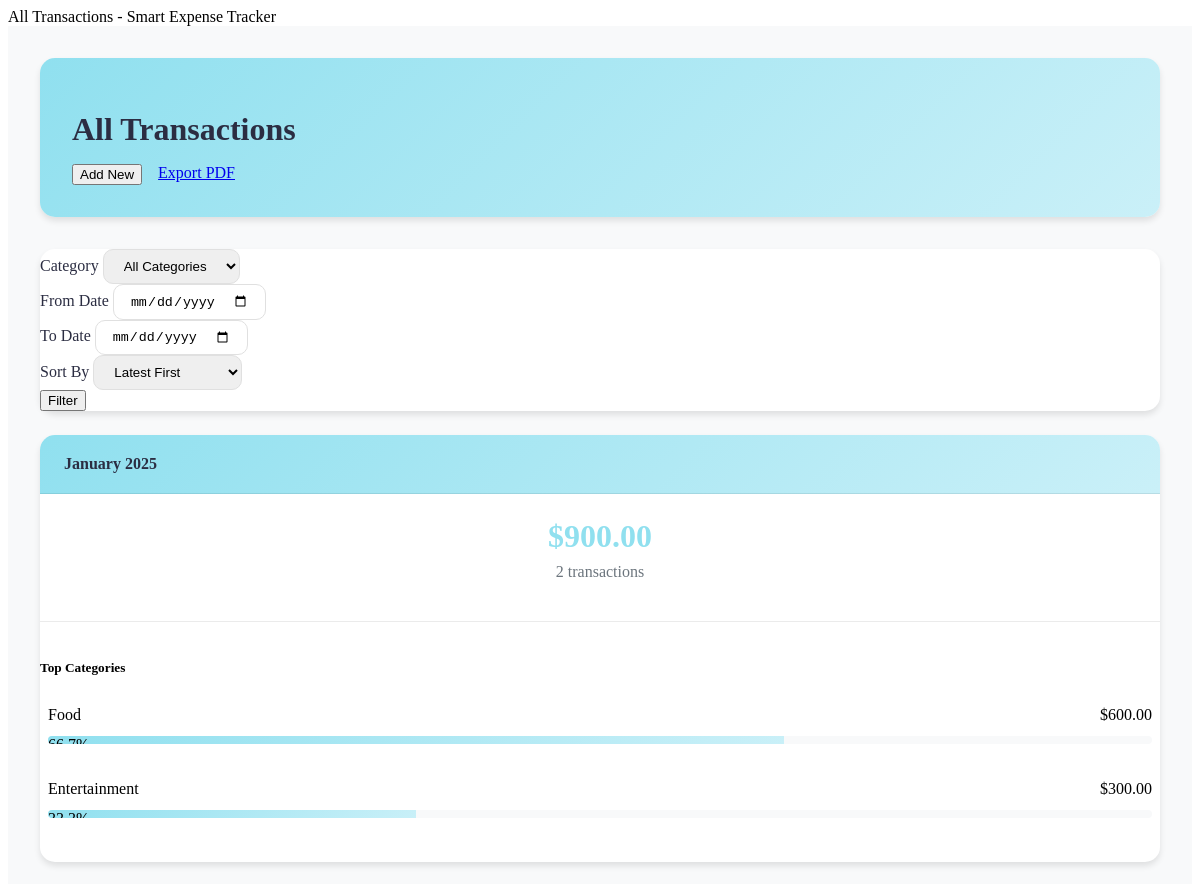
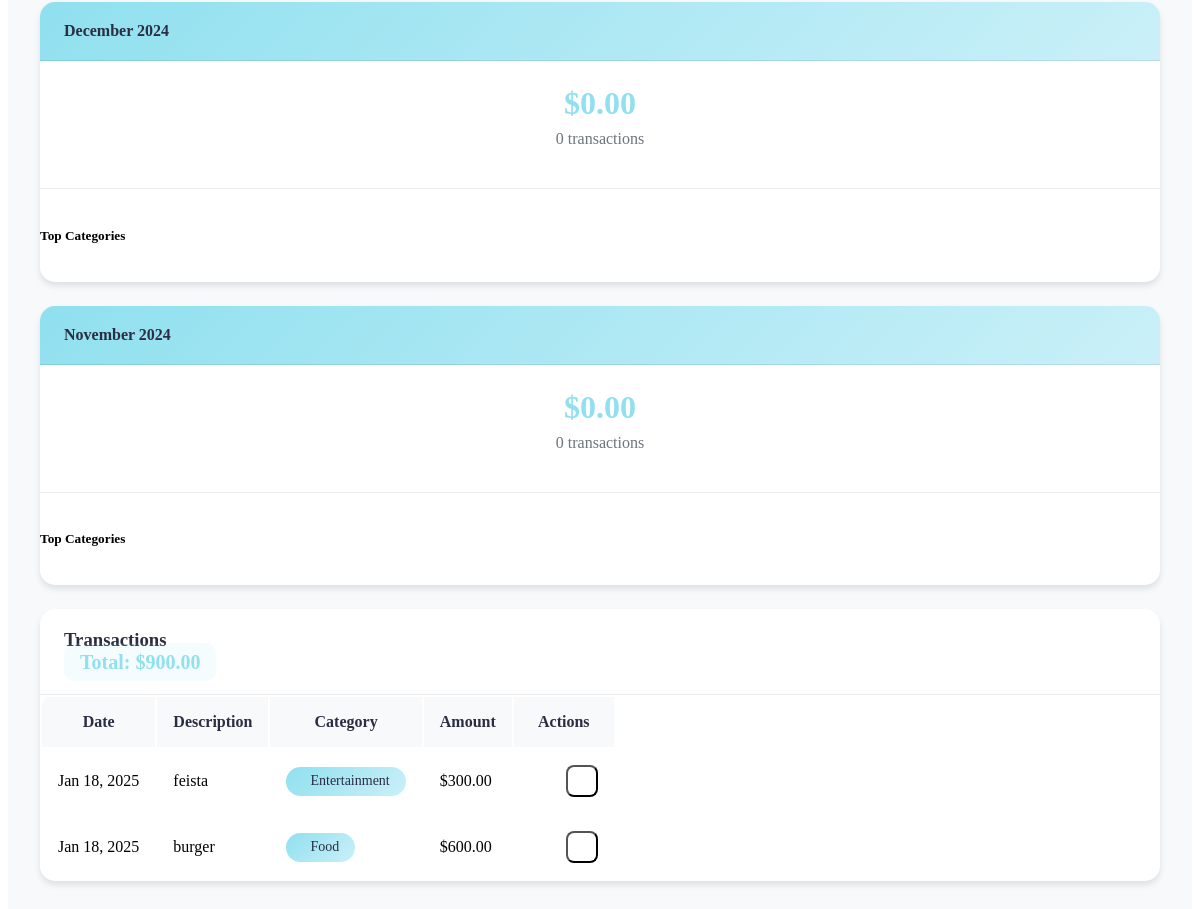
Screenshot of /expense-list/ (signed in) with the database file from the repository (2 pictures, top to bottom).
### Expenses/models.py (models this page shows, shortened)
class Expense(models.Model):
    RECURRING_CHOICES = [
        ('none', 'None'),
        ('daily', 'Daily'),
        ('weekly', 'Weekly'),
        ('monthly', 'Monthly'),
        ('yearly', 'Yearly'),
    ]
    user = models.ForeignKey(User, on_delete=models.CASCADE)
    category = models.ForeignKey(Category, on_delete=models.SET_NULL, null=True, blank=True)
    amount = models.DecimalField(
        max_digits=10,
        decimal_places=2,
        validators=[MinValueValidator(0.01)]
    )
    description = models.CharField(max_length=200)
    date = models.DateField()
    recurring = models.CharField(
        max_length=10,
        choices=RECURRING_CHOICES,
        default='none'
    )
    created_at = models.DateTimeField(auto_now_add=True)
    updated_at = models.DateTimeField(auto_now=True)

class Category(models.Model):
    name = models.CharField(max_length=100)
    user = models.ForeignKey(User, on_delete=models.CASCADE)
    budget = models.DecimalField(
        max_digits=10,
        decimal_places=2,
        validators=[MinValueValidator(0)],
        default=0
    )
    class Meta:
        verbose_name_plural = 'Categories'
        unique_together = ['name', 'user']

### Expenses/views.py (the view)
# urls.py: path('expense-list/', views.expense_list, name='expense_list'),
@login_required(login_url='login')
def expense_list(request):
    category = request.GET.get('category')
    date_from = request.GET.get('date_from')
    date_to = request.GET.get('date_to')
    sort_by = request.GET.get('sort_by', '-date')  # Default sort by date descending
    expenses = Expense.objects.filter(user=request.user)
    if category:
        expenses = expenses.filter(category_id=category)
    if date_from:
        expenses = expenses.filter(date__gte=date_from)
    if date_to:
        expenses = expenses.filter(date__lte=date_to)
    expenses = expenses.order_by(sort_by)
    categories = Category.objects.filter(user=request.user)
    total_amount = expenses.aggregate(total=Sum('amount'))['total'] or 0
    today = datetime.now().date()
    monthly_comparisons = []
    for month_offset in range(3):
        month_date = today - timedelta(days=30 * month_offset)
        month_start = month_date.replace(day=1)
        if month_offset < 2:
            month_end = (month_start + timedelta(days=32)).replace(day=1) - timedelta(days=1)
        else:
            month_end = month_date
        month_data = Expense.objects.filter(
            user=request.user,
            date__gte=month_start,
            date__lte=month_end
        )
        month_total = month_data.aggregate(total=Sum('amount'))['total'] or 0
        top_categories = month_data.values(
            'category__name'
        ).annotate(
            total=Sum('amount')
        ).order_by('-total')[:3]  # Get top 3 categories
        for category in top_categories:
            category['percentage'] = (category['total'] / month_total * 100) if month_total > 0 else 0
            category['total'] = float(category['total'])
        monthly_comparisons.append({
            'month': month_start.strftime('%B %Y'),
            'total': float(month_total),
            'top_categories': list(top_categories),
            'transaction_count': month_data.count()
        })
    context = {
        'expenses': expenses,
        'categories': categories,
        'total_amount': total_amount,
        'selected_category': category,
        'date_from': date_from,
        'date_to': date_to,
        'sort_by': sort_by,
        'monthly_comparisons': monthly_comparisons
    }
    return render(request, 'expenses/expense_list.html', context)

### Expenses/templates/expenses/expense_list.html (shortened to what this page needs)
{% extends 'base.html' %}
{% load static %}
{% block css_files %}
<link rel="stylesheet" href="{% static 'css/expense_list.css' %}">
{% endblock %}
{% block content %}
<div class="dashboard-container">
    <main class="main-content">
        <div class="container">
            <div class="dashboard-header">
                <h1>All Transactions</h1>
                <div class="header-actions">
                    <button class="btn btn-primary" data-bs-toggle="modal" data-bs-target="#addExpenseModal">
                         Add New
                    </button>
                    <a href="{% url 'export_expenses' %}" class="btn btn-outline-primary">
                         Export PDF
                    </a>
                </div>
            </div>
            <div class="card mb-4">
                <div class="card-body">
                    <form method="get" class="row g-3 align-items-end">
                        <div class="col-md-3">
                            <label class="form-label">Category</label>
                            <select name="category" class="form-select">
                                <option value="">All Categories</option>
                            </select>
                        </div>
                        <div class="col-md-3">
                            <label class="form-label">From Date</label>
                            <input type="date" name="date_from" class="form-control" value="{{ date_from|default:'' }}">
                        </div>
                        <div class="col-md-3">
                            <label class="form-label">To Date</label>
                            <input type="date" name="date_to" class="form-control" value="{{ date_to|default:'' }}">
                        </div>
                        <div class="col-md-2">
                            <label class="form-label">Sort By</label>
                            <select name="sort_by" class="form-select">
                                <option value="-date" {% if sort_by == '-date' %}selected{% endif %}>Latest First</option>
                            </select>
                        </div>
                        <div class="col-md-1">
                            <button type="submit" class="btn btn-primary w-100">Filter</button>
                        </div>
                    </form>
                </div>
            </div>
            <div class="row mb-4">
                {% for month in monthly_comparisons %}
                <div class="col-md-4">
                    <div class="card monthly-comparison-card">
                        <div class="card-header">
                            <h4>{{ month.month }}</h4>
                        </div>
                        <div class="card-body">
                            <div class="month-total">
                                <h3>${{ month.total|floatformat:2 }}</h3>
                                <p>{{ month.transaction_count }} transactions</p>
                            </div>
                            <div class="top-categories">
                                <h5>Top Categories</h5>
                                {% for category in month.top_categories %}
                                <div class="category-item">
                                    <div class="category-info">
                                        <span class="category-name">{{ category.category__name|default:"Uncategorized" }}</span>
                                        <span class="category-amount">${{ category.total|floatformat:2 }}</span>
                                    </div>
                                    <div class="progress">
                                        <div class="progress-bar"
                                             style="width: {{ category.percentage|floatformat:1 }}%"
                                             role="progressbar">
                                            {{ category.percentage|floatformat:1 }}%
                                        </div>
                                    </div>
                                </div>
                                {% endfor %}
                            </div>
                        </div>
                    </div>
                </div>
                {% endfor %}
            </div>
            <div class="card">
                <div class="card-header d-flex justify-content-between align-items-center">
                    <h3>Transactions</h3>
                    <span class="total-amount">Total: ${{ total_amount|floatformat:2 }}</span>
                </div>
                <div class="card-body">
                    <div class="table-responsive">
                        <table class="table">
                            <thead>
                                <tr>
                                    <th>Date</th>
                                    <th>Description</th>
                                    <th>Category</th>
                                    <th>Amount</th>
                                    <th>Actions</th>
                                </tr>
                            </thead>
                            <tbody>
                                {% for expense in expenses %}
                                <tr>
                                    <td>{{ expense.date|date:"M d, Y" }}</td>
                                    <td>{{ expense.description }}</td>
                                    <td>
                                        <span class="category-badge">
                                            {{ expense.category.name|default:"Uncategorized" }}
                                        </span>
                                    </td>
                                    <td>${{ expense.amount|floatformat:2 }}</td>
                                    <td>
                                        <a href="{% url 'edit_expense' expense.id %}" class="btn btn-icon" title="Edit">
                                        </a>
                                        <button class="btn btn-icon delete-expense" data-expense-id="{{ expense.id }}" title="Delete">
                                        </button>
                                    </td>
                                </tr>
                                {% empty %}
                                <tr>
                                    <td colspan="5" class="text-center">No transactions found.</td>
                                </tr>
                                {% endfor %}
                            </tbody>
                        </table>
                    </div>
                </div>
            </div>
        </div>
    </main>
</div>
{% endblock %}

### Expenses/static/css/expense_list.css (style rules this page uses)
:root { --primary-gradient: linear-gradient(135deg, #90e0ef 0%, #caf0f8 100%); --card-shadow: 0 4px 6px rgba(0, 0, 0, 0.1); --hover-shadow: 0 8px 15px rgba(0, 0, 0, 0.15); --border-radius: 15px; --transition: all 0.3s ease; }
.main-content { padding: 2rem; background-color: #f8f9fa; min-height: 100vh; }
.dashboard-header { background: var(--primary-gradient); border-radius: var(--border-radius); padding: 2rem; margin-bottom: 2rem; box-shadow: var(--card-shadow); transition: var(--transition); }
.dashboard-header h1 { color: #2b2d42; font-size: 2rem; margin-bottom: 0.5rem; }
.header-actions { display: flex; gap: 1rem; margin-top: 1rem; }
.card { border: none; border-radius: var(--border-radius); box-shadow: var(--card-shadow); transition: var(--transition); background: white; margin-bottom: 1.5rem; }
.card-header { background: transparent; border-bottom: 1px solid rgba(0, 0, 0, 0.08); padding: 1.25rem 1.5rem; }
.card-header h3, .card-header h4 { margin: 0; color: #2b2d42; font-weight: 600; }
.form-label { font-weight: 500; color: #2b2d42; margin-bottom: 0.5rem; }
.form-select, .form-control { border-radius: 10px; border: 1px solid #e0e0e0; padding: 0.5rem 1rem; transition: var(--transition); }
.monthly-comparison-card { height: 100%; transition: var(--transition); }
.monthly-comparison-card .card-header { background: var(--primary-gradient); color: #2b2d42; border-radius: var(--border-radius) var(--border-radius) 0 0; }
.month-total { text-align: center; padding: 1.5rem 0; border-bottom: 1px solid rgba(0, 0, 0, 0.08); }
.month-total h3 { color: #90e0ef; font-size: 2rem; font-weight: 700; margin: 0; }
.month-total p { color: #6c757d; margin-top: 0.5rem; }
.top-categories { padding: 1rem 0; }
.category-item { margin-bottom: 1.25rem; padding: 0.5rem; border-radius: 10px; transition: var(--transition); }
.category-info { display: flex; justify-content: space-between; margin-bottom: 0.75rem; }
.progress { height: 8px; background-color: #f8f9fa; border-radius: 4px; overflow: hidden; }
.progress-bar { background: var(--primary-gradient); transition: width 0.3s ease; }
.table-responsive { border-radius: var(--border-radius); overflow: hidden; }
.table { margin: 0; }
.table thead th { background-color: #f8f9fa; color: #2b2d42; font-weight: 600; padding: 1rem; border: none; }
.table tbody td { padding: 1rem; vertical-align: middle; border-color: rgba(0, 0, 0, 0.05); }
.table tbody tr { transition: var(--transition); }
.category-badge { background: var(--primary-gradient); color: #2b2d42; padding: 0.4rem 1rem; border-radius: 20px; font-size: 0.875rem; display: inline-flex; align-items: center; gap: 0.5rem; font-weight: 500; }
.btn-icon { width: 32px; height: 32px; padding: 0; display: inline-flex; align-items: center; justify-content: center; border-radius: 8px; color: #6c757d; background: transparent; transition: var(--transition); }
.total-amount { font-size: 1.25rem; font-weight: 700; color: #90e0ef; padding: 0.5rem 1rem; border-radius: 10px; background: rgba(144, 224, 239, 0.1); }

### rows the page displays
Expense: date "Jan 18, 2025", description "feista", category.name "Entertainment", amount "300.00"
Expense: date "Jan 18, 2025", description "burger", category.name "Food", amount "600.00"

### other values shown
{{ month.month }} "January 2025" "December 2024" "November 2024"
{{ month.total|floatformat:2 }} "900.00" "0.00" "0.00"
{{ month.transaction_count }} "2" "0" "0"
{{ category.category__name|default:"Uncategorized" }} "Food" "Entertainment"
{{ category.total|floatformat:2 }} "600.00" "300.00"
{{ total_amount|floatformat:2 }} "900.00"
